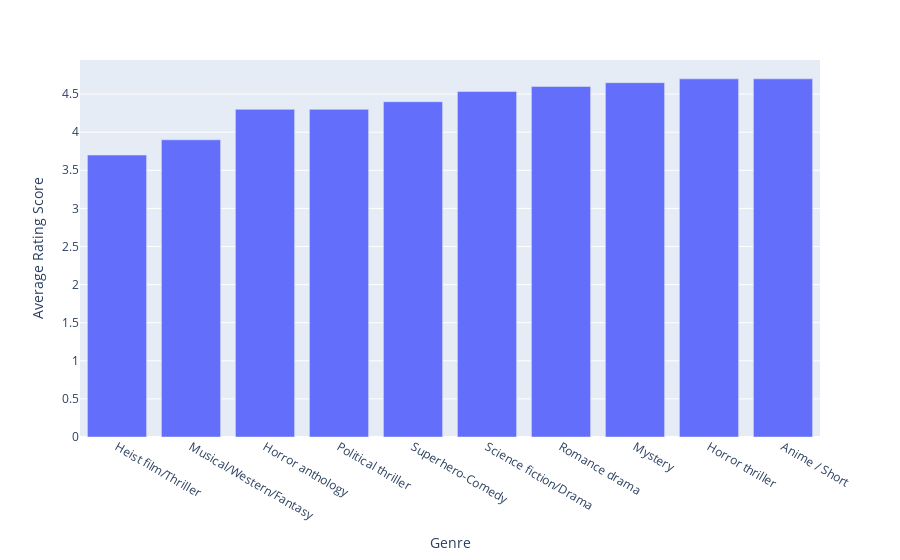

The code cell stored with this chart in its notebook:
### Code cell
fig = px.bar(lowest_10_ratings_by_genre, x= lowest_10_ratings_by_genre.index, y=lowest_10_ratings_by_genre.values, labels={'y':'Average Rating Score', 'x':'Genre'})
fig.show()

### Figure 1 — Plotly figure (JSON) as saved in the notebook; plotly's stock layout.template omitted (floating-point values rounded to 4 significant figures)
{"data": [{"alignmentgroup": "True", "hovertemplate": "Genre=%{x}<br>Average Rating Score=%{y}<extra></extra>", "legendgroup": "", "marker": {"color": "#636efa", "pattern": {"shape": ""}}, "name": "", "offsetgroup": "", "orientation": "v", "showlegend": false, "textposition": "auto", "type": "bar", "x": ["Heist film/Thriller", "Musical/Western/Fantasy", "Horror anthology", "Political thriller", "Superhero-Comedy", "Science fiction/Drama", "Romance drama", "Mystery", "Horror thriller", "Anime / Short"], "xaxis": "x", "y": [3.7, 3.9, 4.3, 4.3, 4.4, 4.533, 4.6, 4.65, 4.7, 4.7], "yaxis": "y"}], "layout": {"barmode": "relative", "legend": {"tracegroupgap": 0}, "margin": {"t": 60}, "xaxis": {"anchor": "y", "domain": [0, 1], "title": {"text": "Genre"}}, "yaxis": {"anchor": "x", "domain": [0, 1], "title": {"text": "Average Rating Score"}}}}
